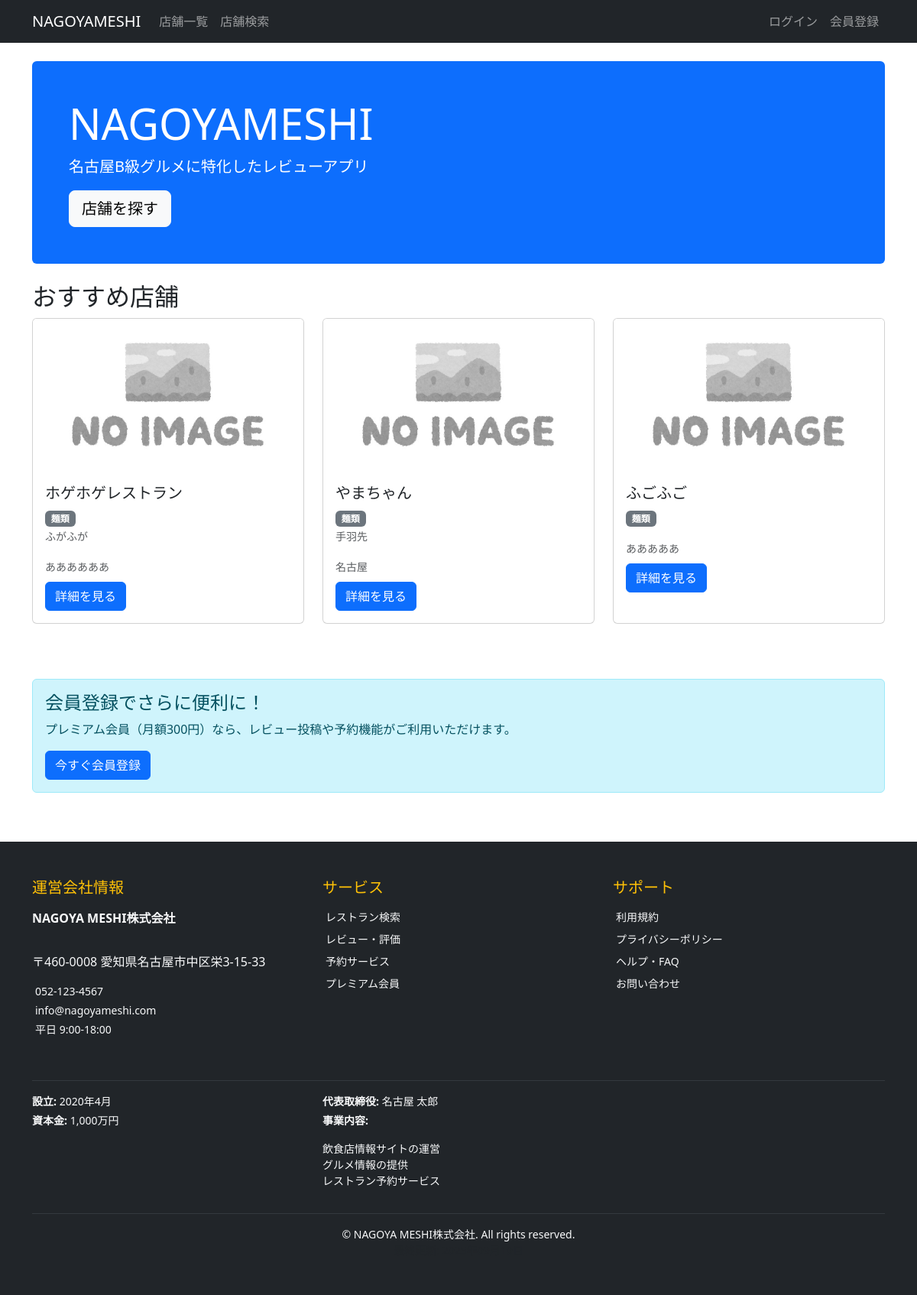
The app's page /, older data.
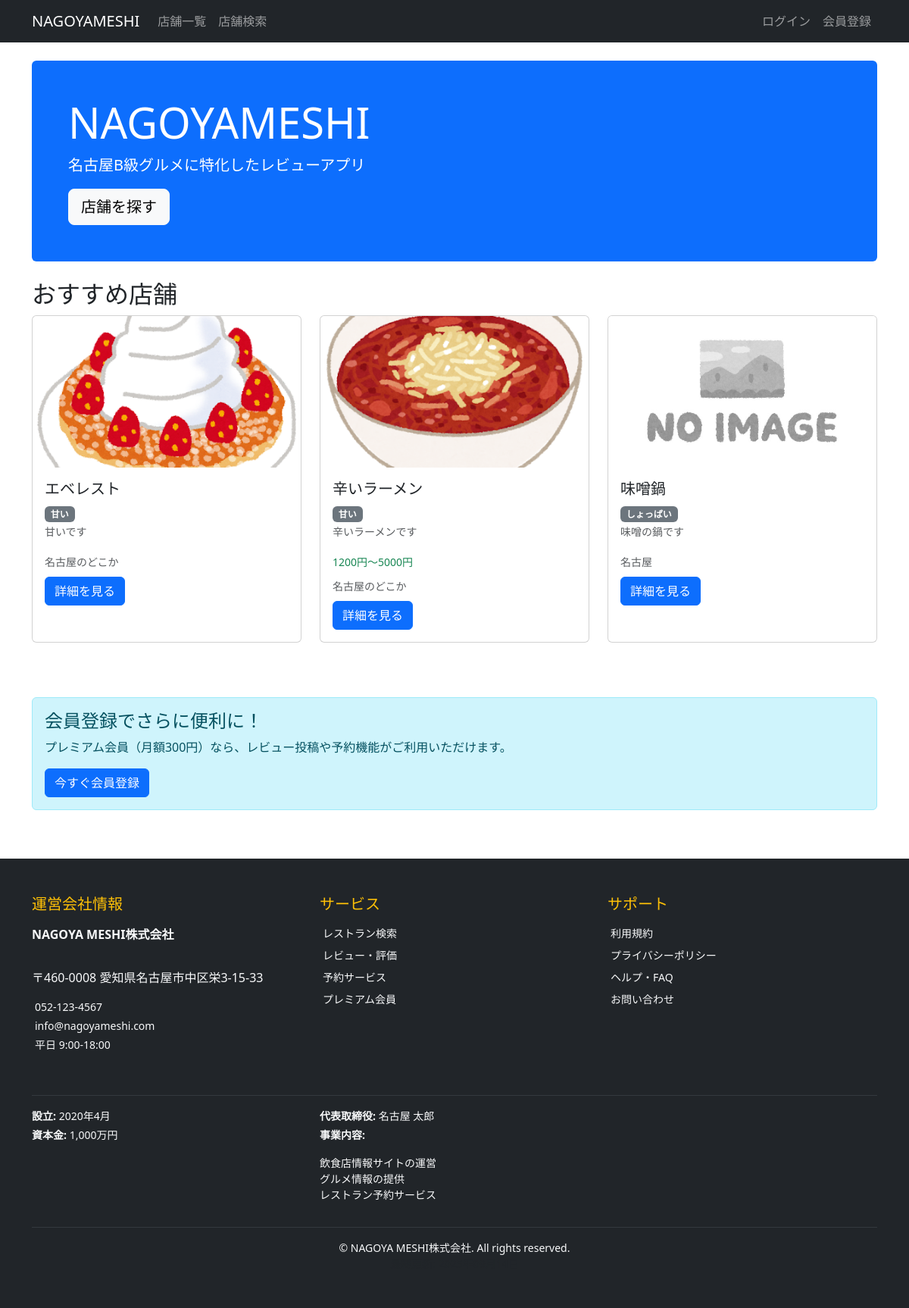
The same page, newer data.
### restaurants/models.py (models this page shows, shortened)
class Restaurant(models.Model):
    name = models.CharField('店舗名', max_length=100)
    description = models.TextField('説明', blank=True)
    category = models.ForeignKey(Category, verbose_name='カテゴリ', on_delete=models.PROTECT)
    postal_code = models.CharField('郵便番号', max_length=8, blank=True)
    address = models.TextField('住所')
    phone_number = models.CharField('電話番号', max_length=15, blank=True)
    opening_hours = models.CharField('営業時間', max_length=100, blank=True)
    closed_days = models.CharField('定休日', max_length=100, blank=True)
    budget_min = models.PositiveIntegerField(
        '予算下限',
        validators=[MinValueValidator(0)],
        default=0,
        help_text='最低予算（円）'
    )
    budget_max = models.PositiveIntegerField(
        '予算上限',
        validators=[MinValueValidator(0)],
        default=5000,
        help_text='最高予算（円）'
    )
    image = models.ImageField('メイン画像', upload_to='restaurants/', blank=True, null=True)
    is_active = models.BooleanField('公開中', default=True)
    created_at = models.DateTimeField('作成日時', auto_now_add=True)
    updated_at = models.DateTimeField('更新日時', auto_now=True)
    class Meta:
        verbose_name = '店舗'
        verbose_name_plural = '店舗'
        ordering = ['-created_at']

### categories/models.py (models this page shows, shortened)
class Category(models.Model):
    name = models.CharField('カテゴリ名', max_length=50, unique=True)
    description = models.TextField('説明', blank=True)
    created_at = models.DateTimeField('作成日時', auto_now_add=True)
    updated_at = models.DateTimeField('更新日時', auto_now=True)
    class Meta:
        verbose_name = 'カテゴリ'
        verbose_name_plural = 'カテゴリ'
        ordering = ['name']

### admin_panel/models.py (models this page shows, shortened)
class CompanyInfo(models.Model):
    company_name = models.CharField('会社名', max_length=100, default='NAGOYA MESHI株式会社')
    address = models.TextField('住所', default='〒460-0008 愛知県名古屋市中区栄3-15-33')
    phone = models.CharField('電話番号', max_length=20, default='052-123-4567')
    email = models.EmailField('メールアドレス', default='info@nagoyameshi.com')
    business_hours = models.CharField('営業時間', max_length=50, default='平日 9:00-18:00')
    established = models.CharField('設立', max_length=20, default='2020年4月')
    capital = models.CharField('資本金', max_length=30, default='1,000万円')
    representative = models.CharField('代表取締役', max_length=50, default='名古屋 太郎')
    business_content = models.TextField('事業内容', default='飲食店情報サイトの運営\nグルメ情報の提供\nレストラン予約サービス')
    updated_at = models.DateTimeField('更新日時', auto_now=True)
    class Meta:
        verbose_name = '運営会社情報'
        verbose_name_plural = '運営会社情報'
    @classmethod
    def get_instance(cls):
        obj, created = cls.objects.get_or_create(pk=1)
        return obj

### restaurants/views.py (the view)
# urls.py: path('', views.index, name='index'),
def index(request):
    restaurants = Restaurant.objects.filter(is_active=True).select_related('category').order_by('?')[:5]
    context = {
        'page_title': '店舗一覧',
        'restaurants': restaurants,
    }
    return render(request, 'restaurants/index.html', context)

### admin_panel/context_processors.py (called while the page is built)
def company_info(request):
    return {
        'company_info': CompanyInfo.get_instance()
    }

### restaurants/templates/restaurants/index.html (shortened to what this page needs)
{% extends 'base.html' %}
{% load static %}
{% block content %}
<div class="row">
    <div class="col-12">
        <div class="jumbotron bg-primary text-white p-5 rounded mb-4">
            <h1 class="display-4">NAGOYAMESHI</h1>
            <p class="lead">名古屋B級グルメに特化したレビューアプリ</p>
            <a class="btn btn-light btn-lg" href="{% url 'restaurants:search' %}" role="button">店舗を探す</a>
        </div>
    </div>
</div>
<div class="row">
    <div class="col-12">
        <h2>おすすめ店舗</h2>
        <div class="row">
            {% for restaurant in restaurants %}
            <div class="col-md-4 mb-4">
                <div class="card h-100">
                    {% if restaurant.image %}
                    <img src="{{ restaurant.image.url }}" alt="{{ restaurant.name }}" class="card-img-top" style="height: 200px; object-fit: cover;">
                    {% else %}
                    <img src="{% static 'images/no_image_yoko.jpg' %}" alt="No Image" class="card-img-top" style="height: 200px; object-fit: cover;">
                    {% endif %}
                    <div class="card-body">
                        <h5 class="card-title">{{ restaurant.name }}</h5>
                        <p class="card-text">
                            <span class="badge bg-secondary">{{ restaurant.category.name }}</span>
                            {% if restaurant.description %}
                                <br><small class="text-muted">{{ restaurant.description|truncatechars:50 }}</small>
                            {% endif %}
                        </p>
                        <div class="mb-2">
                            {% if restaurant.budget_min and restaurant.budget_max %}
                                <small class="text-success">
                                     {{ restaurant.budget_min }}円〜{{ restaurant.budget_max }}円
                                </small>
                            {% endif %}
                        </div>
                        <div class="mb-2">
                            <small class="text-muted">
                                 {{ restaurant.address|truncatechars:30 }}
                            </small>
                        </div>
                        <a href="{% url 'restaurants:detail' restaurant.id %}" class="btn btn-primary">詳細を見る</a>
                    </div>
                </div>
            </div>
            {% endfor %}
        </div>
    </div>
</div>
{% if not user.is_authenticated %}
<div class="row mt-5">
    <div class="col-12">
        <div class="alert alert-info">
            <h4>会員登録でさらに便利に！</h4>
            <p>プレミアム会員（月額300円）なら、レビュー投稿や予約機能がご利用いただけます。</p>
            <a href="{% url 'accounts:signup' %}" class="btn btn-primary">今すぐ会員登録</a>
        </div>
    </div>
</div>
{% endif %}
{% endblock %}

### templates/base.html (shortened to what this page needs)
<!DOCTYPE html>
<html lang="ja">
<head>
    <link href="https://cdn.jsdelivr.net/npm/bootstrap@5.3.0/dist/css/bootstrap.min.css" rel="stylesheet">
</head>
<body>
    <nav class="navbar navbar-expand-lg navbar-dark bg-dark">
        <div class="container">
            <a class="navbar-brand" href="{% url 'restaurants:index' %}">NAGOYAMESHI</a>
            <div class="collapse navbar-collapse" id="navbarNav">
                <ul class="navbar-nav me-auto">
                    <li class="nav-item">
                        <a class="nav-link" href="{% url 'restaurants:index' %}">店舗一覧</a>
                    </li>
                    <li class="nav-item">
                        <a class="nav-link" href="{% url 'restaurants:search' %}">店舗検索</a>
                    </li>
                </ul>
                <ul class="navbar-nav">
                    {% if user.is_authenticated %}
                        <li class="nav-item">
                            <span class="navbar-text me-3">
                                こんにちは、{{ user.username }}さん
                                {% if user.is_premium %}
                                    <span class="badge bg-warning">プレミアム</span>
                                {% endif %}
                            </span>
                        </li>
                        {% if user.is_premium %}
                        <li class="nav-item dropdown">
                            <a class="nav-link dropdown-toggle text-warning" href="#" id="premiumDropdown"
                               role="button" data-bs-toggle="dropdown" aria-expanded="false">
                                <i class="fas fa-crown"></i> プレミアム機能
                            </a>
                            <ul class="dropdown-menu" aria-labelledby="premiumDropdown">
                                <li>
                                    <a class="dropdown-item" href="{% url 'restaurants:create' %}">
                                        <i class="fas fa-plus text-primary"></i> 店舗登録
                                    </a>
                                </li>
                                <li>
                                    <a class="dropdown-item" href="{% url 'restaurants:my_restaurants' %}">
                                        <i class="fas fa-store text-success"></i> 登録店舗一覧
                                    </a>
                                </li>
                                <li><hr class="dropdown-divider"></li>
                                <li>
                                    <a class="dropdown-item" href="#">
                                        <i class="fas fa-star text-warning"></i> レビュー投稿
                                    </a>
                                </li>
                                <li>
                                    <a class="dropdown-item" href="{% url 'reservations:list' %}">
                                        <i class="fas fa-calendar-alt text-info"></i> マイ予約
                                    </a>
                                </li>
                                <li>
                                    <a class="dropdown-item" href="{% url 'restaurants:favorite_list' %}">
                                        <i class="fas fa-heart text-danger"></i> お気に入り
                                    </a>
                                </li>
                            </ul>
                        </li>
                        {% endif %}
                        <li class="nav-item">
                            <a class="nav-link" href="{% url 'accounts:profile' %}">マイページ</a>
                        </li>
                        <li class="nav-item">
                            <a class="nav-link" href="{% url 'accounts:logout' %}">ログアウト</a>
                        </li>
                    {% else %}
                        <li class="nav-item">
                            <a class="nav-link" href="{% url 'accounts:login' %}">ログイン</a>
                        </li>
                        <li class="nav-item">
                            <a class="nav-link" href="{% url 'accounts:signup' %}">会員登録</a>
                        </li>
                    {% endif %}
                </ul>
            </div>
        </div>
    </nav>
    <main class="container mt-4">
        {% block content %}
        {% endblock %}
    </main>
    <footer class="bg-dark text-light mt-5">
        <div class="container py-5">
            <div class="row">
                <div class="col-lg-4 mb-4">
                    <h5 class="text-warning mb-3">
                         運営会社情報
                    </h5>
                    <p class="mb-2"><strong>{{ company_info.company_name }}</strong></p>
                    <p class="small mb-1">
                        {{ company_info.address|linebreaks }}
                    </p>
                    <p class="small mb-1">
                        {{ company_info.phone }}
                    </p>
                    <p class="small mb-1">
                        {{ company_info.email }}
                    </p>
                    <p class="small">
                        {{ company_info.business_hours }}
                    </p>
                </div>
                <div class="col-lg-4 mb-4">
                    <h5 class="text-warning mb-3">
                         サービス
                    </h5>
                    <ul class="list-unstyled small">
                        <li class="mb-2">
                            <a href="{% url 'restaurants:index' %}" class="text-light text-decoration-none">
                                 レストラン検索
                            </a>
                        </li>
                        <li class="mb-2">
                            <a href="#" class="text-light text-decoration-none">
                                 レビュー・評価
                            </a>
                        </li>
                        <li class="mb-2">
                            <a href="#" class="text-light text-decoration-none">
                                 予約サービス
                            </a>
                        </li>
                        <li class="mb-2">
                            <a href="#" class="text-light text-decoration-none">
                                 プレミアム会員
                            </a>
                        </li>
                    </ul>
                </div>
                <div class="col-lg-4 mb-4">
                    <h5 class="text-warning mb-3">
                         サポート
                    </h5>
                    <ul class="list-unstyled small">
                        <li class="mb-2">
                            <a href="#" class="text-light text-decoration-none">
                                 利用規約
                            </a>
                        </li>
                        <li class="mb-2">
                            <a href="#" class="text-light text-decoration-none">
                                 プライバシーポリシー
                            </a>
                        </li>
                        <li class="mb-2">
                            <a href="#" class="text-light text-decoration-none">
                                 ヘルプ・FAQ
                            </a>
                        </li>
                        <li class="mb-2">
                            <a href="#" class="text-light text-decoration-none">
                                 お問い合わせ
                            </a>
                        </li>
                    </ul>
                </div>
            </div>
            <hr class="border-secondary">
            <div class="row">
                <div class="col-md-8">
                    <div class="row small">
                        <div class="col-sm-6">
                            <p class="mb-1">
                                <strong>設立:</strong> {{ company_info.established }}
                            </p>
                            <p class="mb-1">
                                <strong>資本金:</strong> {{ company_info.capital }}
                            </p>
                        </div>
                        <div class="col-sm-6">
                            <p class="mb-1">
                                <strong>代表取締役:</strong> {{ company_info.representative }}
                            </p>
                            <p class="mb-1">
                                <strong>事業内容:</strong>
                            </p>
                            <p class="small text-muted">{{ company_info.business_content|linebreaks }}</p>
                        </div>
                    </div>
                </div>
                <div class="col-md-4">
                </div>
            </div>
            <hr class="border-secondary">
            <div class="text-center">
                <p class="mb-0 small">
                    &copy; {{ "now"|date:"Y" }} {{ company_info.company_name }}. All rights reserved.
                </p>
                <p class="mb-0 small text-muted">
                </p>
            </div>
        </div>
    </footer>
</body>
</html>

Row changes from the older to the newer data that the page shows:
removed Restaurant: name "ホゲホゲレストラン", category.name "麺類", description "ふがふが", address "ああああああ"
removed Restaurant: name "やまちゃん", category.name "麺類", description "手羽先", address "名古屋"
removed Restaurant: name "ふごふご", category.name "麺類", address "あああああ"
added Restaurant: image (picture), name "エベレスト", category.name "甘い", description "甘いです", address "名古屋のどこか"
added Restaurant: image (picture), name "辛いラーメン", category.name "甘い", description "辛いラーメンです", budget_min "1200", budget_max "5000", address "名古屋のどこか"
added Restaurant: name "味噌鍋", category.name "しょっぱい", description "味噌の鍋です", address "名古屋"
